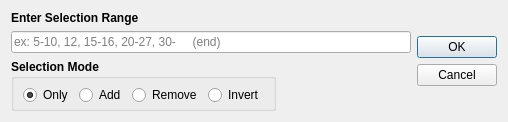
<?xml version="1.0" encoding="UTF-8"?>
<ui version="4.0">
 <class>Dialog</class>
 <widget class="QDialog" name="Dialog">
  <property name="geometry">
   <rect>
    <x>0</x>
    <y>0</y>
    <width>501</width>
    <height>114</height>
   </rect>
  </property>
  <property name="windowTitle">
   <string>Dialog</string>
  </property>
  <property name="modal">
   <bool>true</bool>
  </property>
  <layout class="QFormLayout" name="formLayout">
   <item row="0" column="0">
    <layout class="QVBoxLayout" name="verticalLayout">
     <item>
      <widget class="QLabel" name="label">
       <property name="font">
        <font>
         <weight>75</weight>
         <bold>true</bold>
        </font>
       </property>
       <property name="text">
        <string>Enter Selection Range</string>
       </property>
       <property name="alignment">
        <set>Qt::AlignBottom|Qt::AlignLeading|Qt::AlignLeft</set>
       </property>
      </widget>
     </item>
     <item>
      <widget class="QLineEdit" name="edtSelection_Range">
       <property name="minimumSize">
        <size>
         <width>400</width>
         <height>0</height>
        </size>
       </property>
       <property name="placeholderText">
        <string>ex: 5-10, 12, 15-16, 20-27, 30-     (end)</string>
       </property>
      </widget>
     </item>
     <item>
      <layout class="QHBoxLayout" name="horizontalLayout_3">
       <item>
        <widget class="QGroupBox" name="groupBox">
         <property name="font">
          <font>
           <weight>75</weight>
           <bold>true</bold>
          </font>
         </property>
         <property name="title">
          <string>Selection Mode</string>
         </property>
         <layout class="QHBoxLayout" name="horizontalLayout_2">
          <property name="topMargin">
           <number>6</number>
          </property>
          <property name="bottomMargin">
           <number>3</number>
          </property>
          <item>
           <widget class="QRadioButton" name="rdbOnly">
            <property name="font">
             <font>
              <weight>50</weight>
              <bold>false</bold>
             </font>
            </property>
            <property name="text">
             <string>Only</string>
            </property>
            <property name="checked">
             <bool>true</bool>
            </property>
           </widget>
          </item>
          <item>
           <widget class="QRadioButton" name="rdbAdd">
            <property name="font">
             <font>
              <weight>50</weight>
              <bold>false</bold>
             </font>
            </property>
            <property name="text">
             <string>Add</string>
            </property>
           </widget>
          </item>
          <item>
           <widget class="QRadioButton" name="rdbRemove">
            <property name="font">
             <font>
              <weight>50</weight>
              <bold>false</bold>
             </font>
            </property>
            <property name="text">
             <string>Remove</string>
            </property>
           </widget>
          </item>
          <item>
           <widget class="QRadioButton" name="rdbInvert">
            <property name="font">
             <font>
              <weight>50</weight>
              <bold>false</bold>
             </font>
            </property>
            <property name="text">
             <string>Invert</string>
            </property>
           </widget>
          </item>
         </layout>
        </widget>
       </item>
       <item>
        <spacer name="horizontalSpacer">
         <property name="orientation">
          <enum>Qt::Horizontal</enum>
         </property>
         <property name="sizeHint" stdset="0">
          <size>
           <width>40</width>
           <height>20</height>
          </size>
         </property>
        </spacer>
       </item>
      </layout>
     </item>
    </layout>
   </item>
   <item row="0" column="1">
    <widget class="QDialogButtonBox" name="buttonBox">
     <property name="orientation">
      <enum>Qt::Vertical</enum>
     </property>
     <property name="standardButtons">
      <set>QDialogButtonBox::Cancel|QDialogButtonBox::Ok</set>
     </property>
     <property name="centerButtons">
      <bool>true</bool>
     </property>
    </widget>
   </item>
  </layout>
 </widget>
 <resources/>
 <connections>
  <connection>
   <sender>buttonBox</sender>
   <signal>accepted()</signal>
   <receiver>Dialog</receiver>
   <slot>accept()</slot>
   <hints>
    <hint type="sourcelabel">
     <x>248</x>
     <y>254</y>
    </hint>
    <hint type="destinationlabel">
     <x>157</x>
     <y>274</y>
    </hint>
   </hints>
  </connection>
  <connection>
   <sender>buttonBox</sender>
   <signal>rejected()</signal>
   <receiver>Dialog</receiver>
   <slot>reject()</slot>
   <hints>
    <hint type="sourcelabel">
     <x>316</x>
     <y>260</y>
    </hint>
    <hint type="destinationlabel">
     <x>286</x>
     <y>274</y>
    </hint>
   </hints>
  </connection>
 </connections>
</ui>
